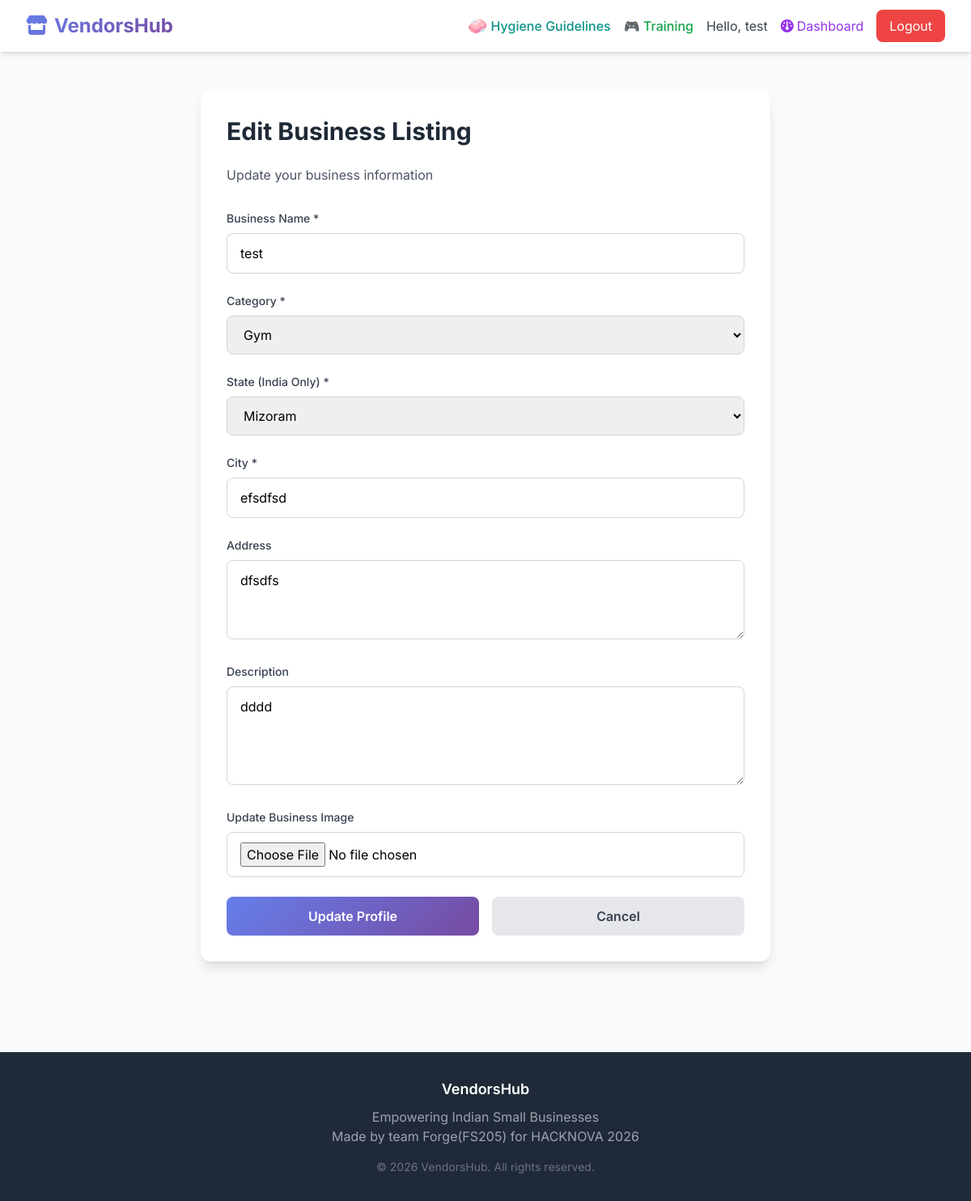
The page /vendor/edit (signed in) on the database its author committed.
### app.py (models this page shows)
class User(UserMixin, db.Model):
    id = db.Column(db.Integer, primary_key=True)
    name = db.Column(db.String(100), nullable=False)
    email = db.Column(db.String(120), unique=True, nullable=False)
    password_hash = db.Column(db.String(200), nullable=False)
    role = db.Column(db.String(20), nullable=False)  # 'vendor' or 'customer'
    created_at = db.Column(db.DateTime, default=datetime.today)
    vendor = db.relationship('Vendor', backref='user', uselist=False)
    reviews = db.relationship('Review', backref='customer', lazy=True)

class Vendor(db.Model):
    id = db.Column(db.Integer, primary_key=True)
    user_id = db.Column(db.Integer, db.ForeignKey('user.id'), nullable=False)
    business_name = db.Column(db.String(200), nullable=False)
    category = db.Column(db.String(50), nullable=False)
    description = db.Column(db.Text)
    state = db.Column(db.String(50), nullable=False)
    city = db.Column(db.String(100), nullable=False)
    address = db.Column(db.Text)
    image_path = db.Column(db.String(300))
    created_at = db.Column(db.DateTime, default=datetime.today)
    reviews = db.relationship('Review', backref='vendor', lazy=True)

### app.py (the view, shortened to what this page needs)
@app.route('/vendor/edit', methods=['GET', 'POST'])
@login_required
def edit_vendor():
    if current_user.role != 'vendor':
        flash('Access denied', 'error')
        return redirect(url_for('index'))
    vendor = Vendor.query.filter_by(user_id=current_user.id).first()
    if not vendor:
        return redirect(url_for('create_vendor'))
    return render_template('edit_vendor.html', vendor=vendor, states=INDIAN_STATES, categories=BUSINESS_CATEGORIES)

### app.py (called while the page is built)
@login_manager.user_loader
def load_user(user_id):
    return User.query.get(int(user_id))

### templates/edit_vendor.html (shortened to what this page needs)
{% extends "base.html" %}
{% block content %}
<div class="max-w-3xl mx-auto px-4 sm:px-6 lg:px-8 py-12">
    <div class="bg-white rounded-xl shadow-lg p-8">
        <h1 class="text-3xl font-bold text-gray-800 mb-6">Edit Business Listing</h1>
        <p class="text-gray-600 mb-8">Update your business information</p>
        <form method="POST" action="{{ url_for('edit_vendor') }}" enctype="multipart/form-data">
            <div class="space-y-6">
                <div>
                    <label class="block text-sm font-medium text-gray-700 mb-2">Business Name *</label>
                    <input type="text"
                           name="business_name"
                           required
                           value="{{ vendor.business_name }}"
                           class="w-full px-4 py-3 border border-gray-300 rounded-lg focus:outline-none focus:ring-2 focus:ring-purple-500">
                </div>
                <div>
                    <label class="block text-sm font-medium text-gray-700 mb-2">Category *</label>
                    <select name="category"
                            required
                            class="w-full px-4 py-3 border border-gray-300 rounded-lg focus:outline-none focus:ring-2 focus:ring-purple-500">
                        {% for cat in categories %}
                            <option value="{{ cat }}" {% if cat == vendor.category %}selected{% endif %}>{{ cat }}</option>
                        {% endfor %}
                    </select>
                </div>
                <div>
                    <label class="block text-sm font-medium text-gray-700 mb-2">State (India Only) *</label>
                    <select name="state"
                            required
                            class="w-full px-4 py-3 border border-gray-300 rounded-lg focus:outline-none focus:ring-2 focus:ring-purple-500">
                        {% for state in states %}
                            <option value="{{ state }}" {% if state == vendor.state %}selected{% endif %}>{{ state }}</option>
                        {% endfor %}
                    </select>
                </div>
                <div>
                    <label class="block text-sm font-medium text-gray-700 mb-2">City *</label>
                    <input type="text"
                           name="city"
                           required
                           value="{{ vendor.city }}"
                           class="w-full px-4 py-3 border border-gray-300 rounded-lg focus:outline-none focus:ring-2 focus:ring-purple-500">
                </div>
                <div>
                    <label class="block text-sm font-medium text-gray-700 mb-2">Address</label>
                    <textarea name="address"
                              rows="3"
                              class="w-full px-4 py-3 border border-gray-300 rounded-lg focus:outline-none focus:ring-2 focus:ring-purple-500">{{ vendor.address or '' }}</textarea>
                </div>
                <div>
                    <label class="block text-sm font-medium text-gray-700 mb-2">Description</label>
                    <textarea name="description"
                              rows="4"
                              class="w-full px-4 py-3 border border-gray-300 rounded-lg focus:outline-none focus:ring-2 focus:ring-purple-500">{{ vendor.description or '' }}</textarea>
                </div>
                <div>
                    <label class="block text-sm font-medium text-gray-700 mb-2">Update Business Image</label>
                    <input type="file"
                           name="image"
                           accept="image/*"
                           class="w-full px-4 py-3 border border-gray-300 rounded-lg focus:outline-none focus:ring-2 focus:ring-purple-500">
                </div>
                <div class="flex gap-4">
                    <button type="submit"
                            class="flex-1 gradient-bg text-white py-3 rounded-lg font-semibold hover:opacity-90 transition">
                        Update Profile
                    </button>
                    <a href="{{ url_for('vendor_dashboard') }}"
                       class="flex-1 bg-gray-200 text-gray-700 py-3 rounded-lg font-semibold hover:bg-gray-300 transition text-center">
                        Cancel
                    </a>
                </div>
            </div>
        </form>
    </div>
</div>
{% endblock %}

### templates/base.html (shortened to what this page needs)
<!DOCTYPE html>
<html lang="en">
<head>
    <script src="https://cdn.tailwindcss.com"></script>
    <link rel="stylesheet" href="https://cdnjs.cloudflare.com/ajax/libs/font-awesome/6.4.0/css/all.min.css">
</head>
<body class="bg-gray-50">
    <nav class="bg-white shadow-md">
        <div class="max-w-7xl mx-auto px-4 sm:px-6 lg:px-8">
            <div class="flex justify-between h-16">
                <div class="flex items-center">
                    <a href="/" class="text-2xl font-bold gradient-text">
                        <i class="fas fa-store mr-2"></i>VendorsHub
                    </a>
                </div>
                <div class="flex items-center space-x-4">
                    <a href="{{ url_for('hygiene_guidelines') }}" class="text-teal-600 hover:text-teal-700 font-medium flex items-center">
                        <span class="text-xl mr-1">🧼</span> Hygiene Guidelines
                    </a>
                    <a href="/training" class="text-green-600 hover:text-green-700 font-medium">
                        🎮 Training
                    </a>
                    {% if current_user.is_authenticated %}
                        <span class="text-gray-700">Hello, {{ current_user.name }}</span>
                        {% if current_user.role == 'vendor' %}
                            <a href="{{ url_for('vendor_dashboard') }}" class="text-purple-600 hover:text-purple-700">
                                <i class="fas fa-dashboard mr-1"></i>Dashboard
                            </a>
                        {% endif %}
                        <a href="{{ url_for('logout') }}" class="bg-red-500 hover:bg-red-600 text-white px-4 py-2 rounded-lg transition">
                            Logout
                        </a>
                    {% endif %}
                </div>
            </div>
        </div>
    </nav>
    <main>
        {% block content %}{% endblock %}
    </main>
    <footer class="bg-gray-800 text-white mt-16">
        <div class="max-w-7xl mx-auto px-4 sm:px-6 lg:px-8 py-8">
            <div class="text-center">
                <p class="text-lg font-semibold mb-2">VendorsHub</p>
                <p class="text-gray-400">Empowering Indian Small Businesses</p>
                <p class="text-gray-400">Made by team Forge(FS205) for HACKNOVA 2026</p>
                <p class="text-gray-500 text-sm mt-4">&copy; 2026 VendorsHub. All rights reserved.</p>
            </div>
        </div>
    </footer>
</body>
</html>

### templates/base.html (style rules this page uses)
body { font-family: 'Inter', sans-serif; }
.gradient-bg { background: linear-gradient(135deg, #667eea 0%, #764ba2 100%); }
.gradient-text { background: linear-gradient(135deg, #667eea 0%, #764ba2 100%); -webkit-background-clip: text; -webkit-text-fill-color: transparent; background-clip: text; }

### rows shown on the page
User: name "test"
Vendor: business_name "test", category "Gym", state "Mizoram", city "efsdfsd", address "dfsdfs", description "dddd"
